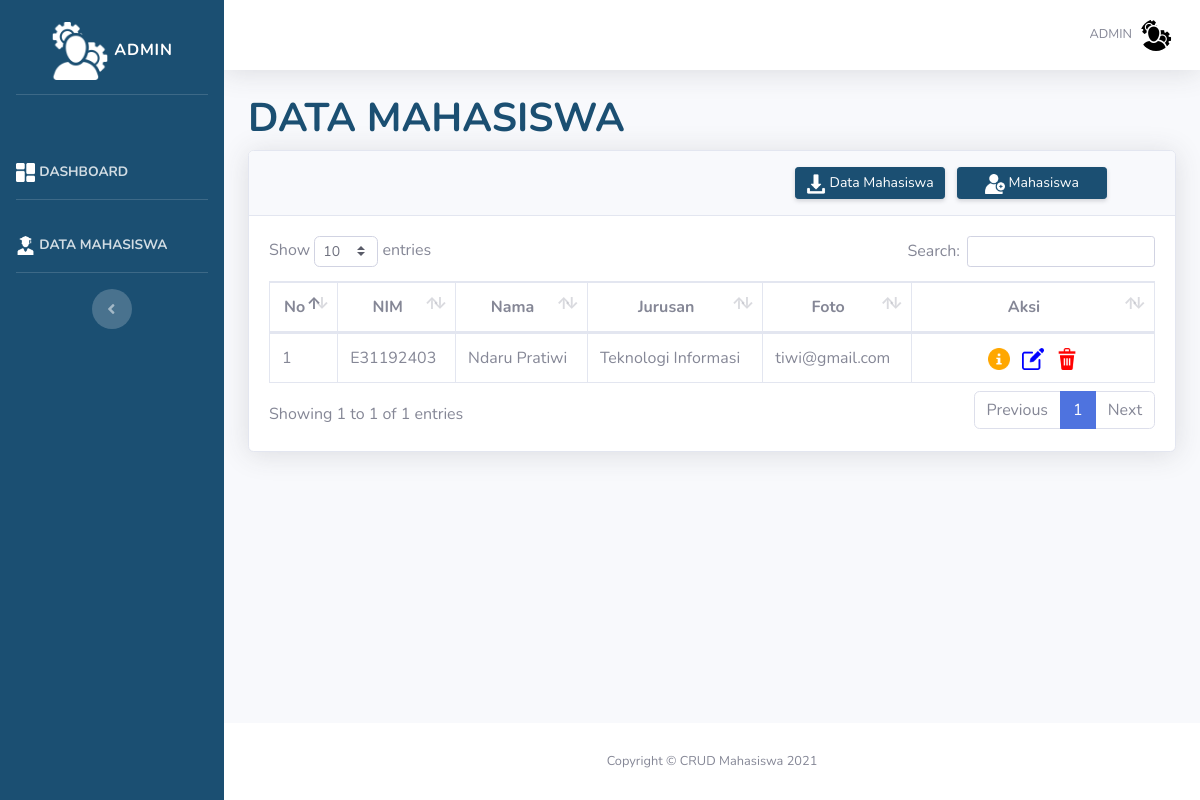
The app's page /index.php/crud/data_mahasiswa with its own data.
### tables this page shows
CREATE TABLE `tb_mahasiswa` (
  `id` int(128) NOT NULL,
  `nim` varchar(255) NOT NULL,
  `nama` varchar(255) NOT NULL,
  `ttl` varchar(255) NOT NULL,
  `jenkel` enum('Laki-Laki','Perempuan') NOT NULL,
  `agama` enum('Islam','Kristen','Katolik','Hindu','Buddha','Konghucu') NOT NULL,
  `alamat` varchar(255) NOT NULL,
  `email` varchar(255) NOT NULL,
  `no_hp` varchar(255) NOT NULL,
  `jurusan` varchar(255) NOT NULL,
  `prodi` varchar(255) NOT NULL,
  `foto` varchar(255) NOT NULL
);

### application/controllers/Crud.php (called while the page is built, shortened)
<?php
class Crud extends CI_Controller
{
    public function data_mahasiswa()
    {
        $data['judul'] = 'Data Mahasiswa';
        $data['mahasiswa'] = $this->Mahasiswa_model->getAll()->result();
        $this->template_mahasiswa->views('data_mahasiswa', $data);
    }
}

### index.php (called while the page is built, shortened)
<?php
require_once BASEPATH.'core/CodeIgniter.php';

### application/models/Mahasiswa_model.php (called while the page is built, shortened)
<?php
class Mahasiswa_model extends CI_Model
{
    public function getAll()
    {
        $this->db->select('*');
        $this->db->from('tb_mahasiswa');
        $query = $this->db->get();
        return $query;
    }
}

### application/views/data_mahasiswa.php (the view, shortened to what this page needs)
<div class="container-fluid">
    <h1 class="mb-2 font-weight-bold" style="color: #1B4F72;">DATA MAHASISWA</h1>
    <div class="card shadow mb-4">
        <div class="card-header py-3">
            <div class="menu" style="text-align: right;">
                <a onclick="return confirm('Apakah Anda yakin untuk download?')" href="<?php echo base_url('Crud/download') ?>" class="d-none d-sm-inline-block btn btn-sm btn-primary shadow-sm mx-2" style="width: 150px;"><img src="<?php echo base_url('assets/image/download.png') ?>" width="15%" height="15%" alt=""> Data Mahasiswa</a>
                <a href="<?php echo base_url('Crud/tambah_mahasiswa') ?>" class="d-none d-sm-inline-block btn btn-sm btn-primary shadow-sm mr-5" style="width: 150px;"> <img src="<?php echo base_url('assets/image/add.png') ?>" width="15%" height="15%" alt=""> Mahasiswa</a>
            </div>
        </div>
        <div class="card-body">
            <div class="table-responsive">
                <table class="table table-bordered" id="dataTable" width="100%" cellspacing="0">
                    <thead>
                        <tr class="text-center">
                            <th>No</th>
                            <th>NIM</th>
                            <th>Nama</th>
                            <th>Jurusan</th>
                            <th>Foto</th>
                            <th style="width: 200px;">Aksi</th>
                        </tr>
                    </thead>
                    <tbody>
                        <?php
                           $nomor = 1;
                           foreach ($mahasiswa as $row) {
                           ?>
                            <tr>
                                <td><?php echo $nomor++; ?></td>
                                <td><?php echo $row->nim; ?></td>
                                <td><?php echo $row->nama; ?></td>
                                <td><?php echo $row->jurusan; ?></td>
                                <td><?php echo $row->email; ?></td>
                                <td class="text-center">
                                    <a class="profil mr-2" href="<?php echo base_url('Crud/profil/' . $row->id); ?>"><img src="<?php echo base_url('assets/image/information.png') ?>" width="10%" height="10%" alt=""></a>
                                    <a class="edit mr-2" href="<?php echo base_url('Crud/edit_mahasiswa/' . $row->id); ?>"><img src="<?php echo base_url('assets/image/edit.png') ?>" width="10%" height="10%" alt=""></a>
                                    <a onclick="return confirm('Apakah Anda yakin untuk hapus data?')" class="hapus" href="<?php echo base_url('Crud/delete_mahasiswa/' . $row->id); ?>"><img src="<?php echo base_url('assets/image/delete.png') ?>" width="10%" height="10%" alt=""></a>
                                </td>
                            </tr>
                        <?php } ?>
                    </tbody>
                </table>
            </div>
        </div>
    </div>
</div>

### records on screen
tb_mahasiswa: nim "E31192403", nama "Ndaru Pratiwi", jurusan "Teknologi Informasi", email "tiwi@gmail.com"
